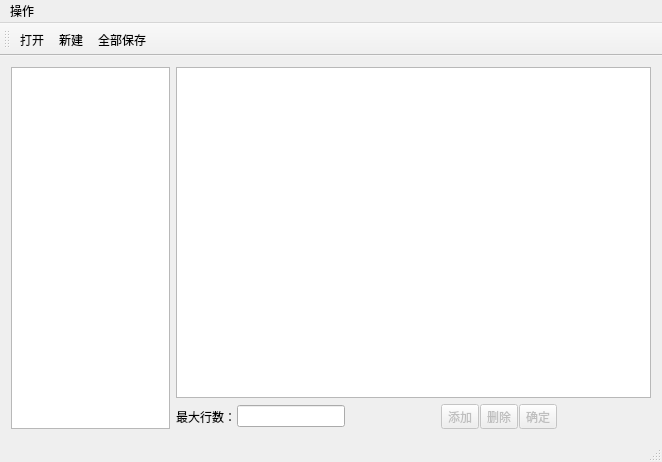
<?xml version="1.0" encoding="UTF-8"?>
<ui version="4.0">
 <class>RTDbDesigerClass</class>
 <widget class="QMainWindow" name="RTDbDesigerClass">
  <property name="geometry">
   <rect>
    <x>0</x>
    <y>0</y>
    <width>662</width>
    <height>462</height>
   </rect>
  </property>
  <property name="windowTitle">
   <string>RTDbDesiger</string>
  </property>
  <widget class="QWidget" name="centralWidget">
   <layout class="QHBoxLayout" name="horizontalLayout_3" stretch="1,3">
    <item>
     <widget class="QTreeWidget" name="tree_db">
      <property name="contextMenuPolicy">
       <enum>Qt::CustomContextMenu</enum>
      </property>
      <attribute name="headerVisible">
       <bool>false</bool>
      </attribute>
      <column>
       <property name="text">
        <string/>
       </property>
      </column>
     </widget>
    </item>
    <item>
     <layout class="QVBoxLayout" name="verticalLayout">
      <item>
       <widget class="QTableWidget" name="tbl_data">
        <property name="contextMenuPolicy">
         <enum>Qt::CustomContextMenu</enum>
        </property>
        <property name="editTriggers">
         <set>QAbstractItemView::AnyKeyPressed|QAbstractItemView::EditKeyPressed|QAbstractItemView::SelectedClicked</set>
        </property>
        <property name="alternatingRowColors">
         <bool>true</bool>
        </property>
        <property name="sortingEnabled">
         <bool>true</bool>
        </property>
        <attribute name="horizontalHeaderStretchLastSection">
         <bool>true</bool>
        </attribute>
        <attribute name="verticalHeaderStretchLastSection">
         <bool>false</bool>
        </attribute>
       </widget>
      </item>
      <item>
       <layout class="QHBoxLayout" name="horizontalLayout">
        <property name="spacing">
         <number>1</number>
        </property>
        <item>
         <widget class="QLabel" name="label_2">
          <property name="text">
           <string>最大行数：</string>
          </property>
         </widget>
        </item>
        <item>
         <widget class="QLineEdit" name="le_maxrownum"/>
        </item>
        <item>
         <spacer name="horizontalSpacer">
          <property name="orientation">
           <enum>Qt::Horizontal</enum>
          </property>
          <property name="sizeHint" stdset="0">
           <size>
            <width>40</width>
            <height>20</height>
           </size>
          </property>
         </spacer>
        </item>
        <item>
         <widget class="QToolButton" name="btn_add">
          <property name="enabled">
           <bool>false</bool>
          </property>
          <property name="text">
           <string>添加</string>
          </property>
          <property name="icon">
           <iconset resource="rtdbdesiger.qrc">
            <normaloff>:/Resources/def_add.png</normaloff>:/Resources/def_add.png</iconset>
          </property>
         </widget>
        </item>
        <item>
         <widget class="QToolButton" name="btn_delete">
          <property name="enabled">
           <bool>false</bool>
          </property>
          <property name="text">
           <string>删除</string>
          </property>
          <property name="icon">
           <iconset resource="rtdbdesiger.qrc">
            <normaloff>:/Resources/def_delete.png</normaloff>:/Resources/def_delete.png</iconset>
          </property>
         </widget>
        </item>
        <item>
         <widget class="QToolButton" name="btn_ok">
          <property name="enabled">
           <bool>false</bool>
          </property>
          <property name="text">
           <string>确定</string>
          </property>
          <property name="icon">
           <iconset resource="rtdbdesiger.qrc">
            <normaloff>:/Resources/def_save.png</normaloff>:/Resources/def_save.png</iconset>
          </property>
         </widget>
        </item>
        <item>
         <spacer name="horizontalSpacer_2">
          <property name="orientation">
           <enum>Qt::Horizontal</enum>
          </property>
          <property name="sizeHint" stdset="0">
           <size>
            <width>40</width>
            <height>20</height>
           </size>
          </property>
         </spacer>
        </item>
       </layout>
      </item>
     </layout>
    </item>
   </layout>
  </widget>
  <widget class="QMenuBar" name="menuBar">
   <property name="geometry">
    <rect>
     <x>0</x>
     <y>0</y>
     <width>662</width>
     <height>19</height>
    </rect>
   </property>
   <widget class="QMenu" name="menu">
    <property name="title">
     <string>操作</string>
    </property>
    <addaction name="act_opendbsets"/>
    <addaction name="act_createdbsets"/>
    <addaction name="act_saveall"/>
   </widget>
   <addaction name="menu"/>
  </widget>
  <widget class="QToolBar" name="mainToolBar">
   <attribute name="toolBarArea">
    <enum>TopToolBarArea</enum>
   </attribute>
   <attribute name="toolBarBreak">
    <bool>false</bool>
   </attribute>
   <addaction name="act_opendbsets"/>
   <addaction name="act_createdbsets"/>
   <addaction name="act_saveall"/>
  </widget>
  <widget class="QStatusBar" name="statusBar"/>
  <action name="act_opendbsets">
   <property name="icon">
    <iconset resource="rtdbdesiger.qrc">
     <normaloff>:/Resources/open_debsets.png</normaloff>:/Resources/open_debsets.png</iconset>
   </property>
   <property name="text">
    <string>打开</string>
   </property>
  </action>
  <action name="act_createdbsets">
   <property name="icon">
    <iconset resource="rtdbdesiger.qrc">
     <normaloff>:/Resources/create_debsets.png</normaloff>:/Resources/create_debsets.png</iconset>
   </property>
   <property name="text">
    <string>新建</string>
   </property>
  </action>
  <action name="act_saveall">
   <property name="icon">
    <iconset resource="rtdbdesiger.qrc">
     <normaloff>:/Resources/saves.png</normaloff>:/Resources/saves.png</iconset>
   </property>
   <property name="text">
    <string>全部保存</string>
   </property>
  </action>
 </widget>
 <layoutdefault spacing="6" margin="11"/>
 <resources>
  <include location="rtdbdesiger.qrc"/>
 </resources>
 <connections/>
</ui>
